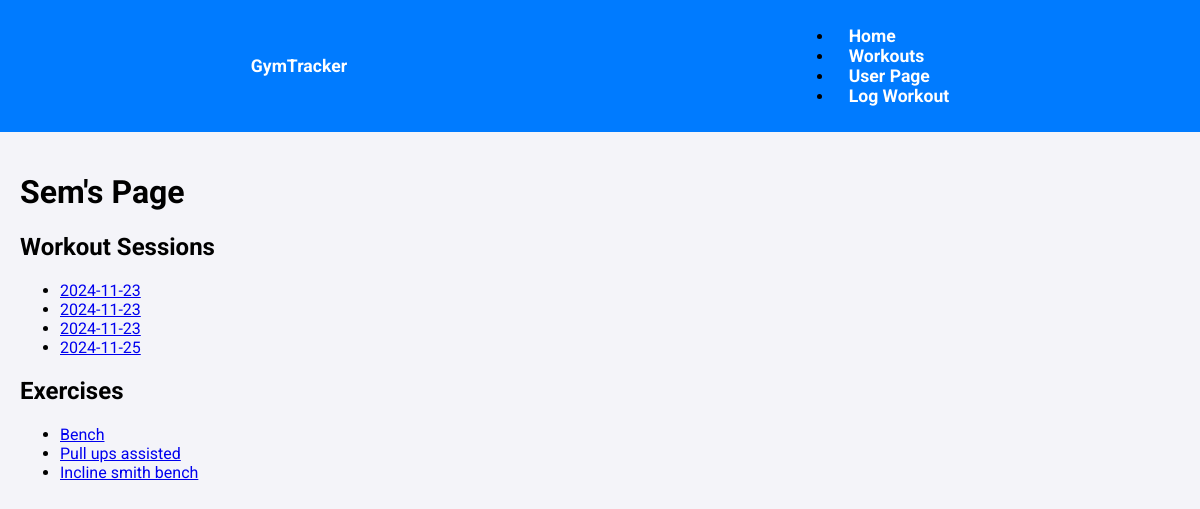
Page /user/1 on the committed database.
### app/models.py (models this page shows)
class User(db.Model):
    id = db.Column(db.Integer, primary_key=True)
    name = db.Column(db.String(50), nullable=False, unique=True)
    workouts = db.relationship('Workout', backref='user', lazy=True)

class Workout(db.Model):
    id = db.Column(db.Integer, primary_key=True)
    date = db.Column(db.DateTime, default=datetime.utcnow, nullable=False)
    user_id = db.Column(db.Integer, db.ForeignKey('user.id'), nullable=False,index=True)
    exercises = db.relationship('Exercise', backref='workout', lazy=True)

class Exercise(db.Model):
    id = db.Column(db.Integer, primary_key=True)
    name = db.Column(db.String(100), nullable=False)
    sets = db.Column(db.Integer, nullable=False)
    repetitions = db.Column(db.Integer, nullable=False)
    weight = db.Column(db.Float, nullable=False)
    workout_id = db.Column(db.Integer, db.ForeignKey('workout.id'), nullable=False,index=True)

### app/routes.py (the view)
@main.route("/user/<int:user_id>")
def user_page(user_id):
    user = User.query.get_or_404(user_id)
    workouts = Workout.query.filter_by(user_id=user.id).all()
    exercises = set(exercise.name for workout in workouts for exercise in workout.exercises)
    calendar_dates = [
        {
            "title": "Workout",
            "start": workout.date.strftime('%Y-%m-%d'),
            "url": url_for('main.workout_details', user_id=user.id, workout_id=workout.id)
        }
        for workout in workouts
    ]
    return render_template(
        "user_page.html",
        user=user,
        workouts=workouts,
        exercises=exercises,
        calendar_dates=calendar_dates
    )

### app/templates/user_page.html (shortened to what this page needs)
{% extends "base.html" %}
{% block content %}
<h1>{{ user.name }}'s Page</h1>
<section class="sessions">
    <h2>Workout Sessions</h2>
    <ul>
        {% for workout in workouts %}
        <li>
            <a href="{{ url_for('main.workout_details', user_id=user.id, workout_id=workout.id) }}">
                {{ workout.date.strftime('%Y-%m-%d') }}
            </a>
        </li>
        {% endfor %}
    </ul>
</section>
<section class="exercise-list">
    <h2>Exercises</h2>
    <ul>
        {% for exercise in exercises %}
        <li>
            <a href="{{ url_for('main.exercise_details', user_id=user.id, exercise_name=exercise) }}">
                {{ exercise }}
            </a>
        </li>
        {% endfor %}
    </ul>
</section>
{% endblock %}

### app/static/css/style.css (style rules this page uses)
body { font-family: 'Roboto', sans-serif; margin: 0; padding: 0; background-color: #f4f4f9; }

### rows in the picture
User: name "Sem"
Workout: date "2024-11-23"
Workout: date "2024-11-23"
Workout: date "2024-11-23"
Workout: date "2024-11-25"
Exercise: name "Bench"
Exercise: name "Pull ups assisted"
Exercise: name "Incline smith bench"
